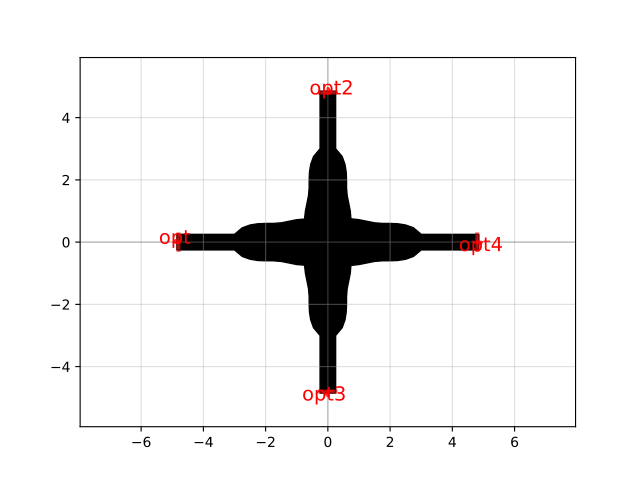

Here is the Python script that generated this plot:
import ubcpdk

c = ubcpdk.components.crossing()
c.plot()
